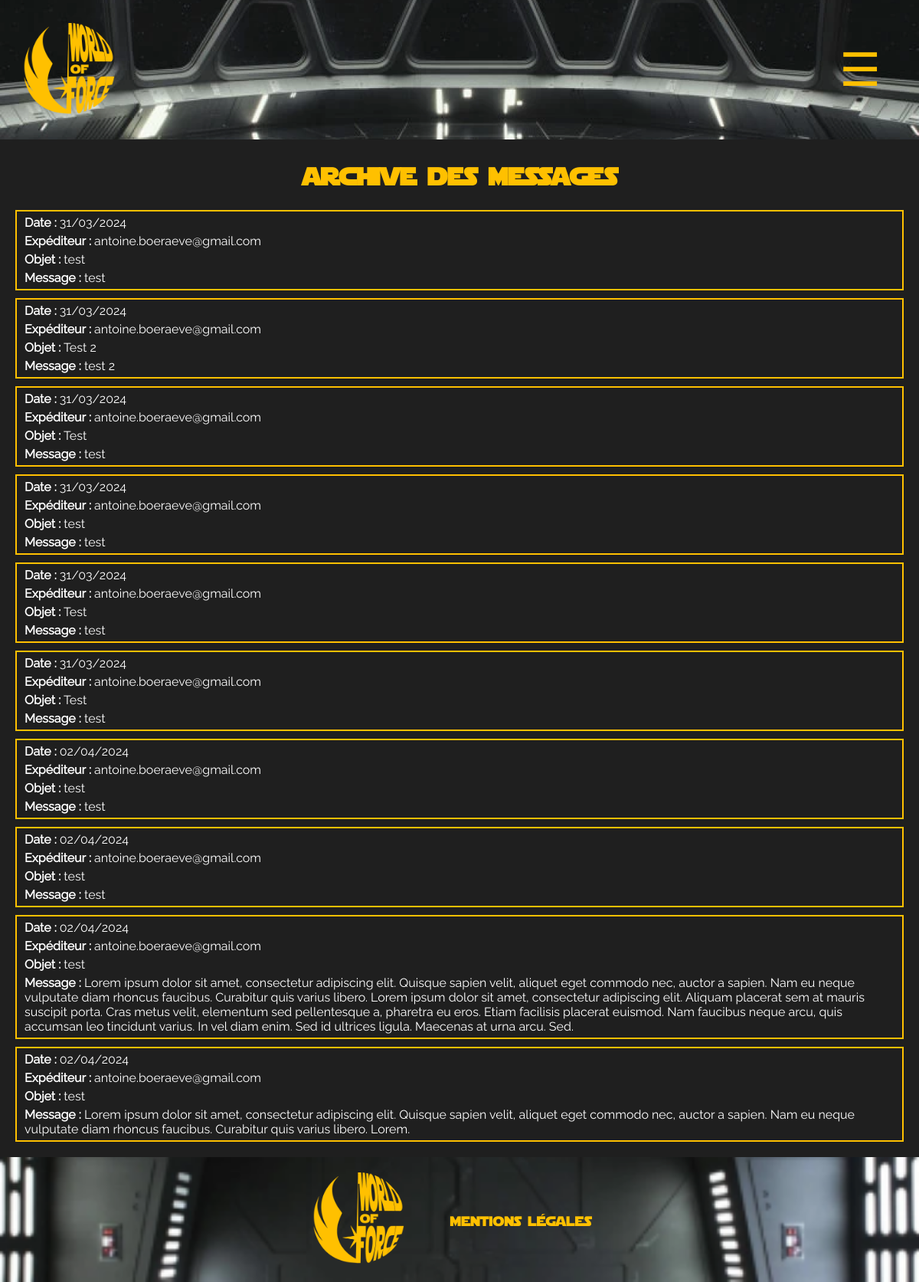
Screenshot of /controleur/archiveCtrl.php with the database file from the repository.
### tables this page shows
CREATE TABLE `contact` (
  `id_contact` int(11) NOT NULL,
  `mailF` varchar(100) DEFAULT NULL,
  `objetF` varchar(100) DEFAULT NULL,
  `messageF` text DEFAULT NULL,
  `dateF` date DEFAULT current_timestamp(),
  `statutF` varchar(50) DEFAULT 'wait'
);

### controleur/archiveCtrl.php (called while the page is built)
<?php include __DIR__ . '/../modele/contact.php';
$messages = getAllContactMessages();
include __DIR__ . '/../vue/archive.php';

### modele/contact.php (called while the page is built, shortened)
<?php
function getAllContactMessages()
{
    $conn = connectPDO();
    try {
        $query = "SELECT * FROM contact";
        $statement = $conn->prepare($query);
        $statement->execute();
        $messages = $statement->fetchAll(PDO::FETCH_ASSOC);
        return $messages;
    } catch (PDOException $e) {
        addError("Erreur de base de donnée, veuillez réessayer ultérieurement.");
        return false;
    }
}

### vue/archive.php (the view)
<?php include __DIR__ . '/headerView.php'; ?>
<h1>Archive des messages</h1>
<?php
if ($messages && count($messages) > 0) {
    foreach ($messages as $message) {
        $formatted_date = date('d/m/Y', strtotime($message['dateF']));
        echo "<div class='archive'> ";
        echo "<p><strong>Date :</strong> " . $formatted_date . "</p>";
        echo "<p><strong>Expéditeur :</strong> " . $message['mailF'] . "</p>";
        echo "<p><strong>Objet :</strong> " . $message['objetF'] . "</p>";
        echo "<p><strong>Message :</strong> " . $message['messageF'] . "</p>";
        echo "</div>";
    }
} else {
    echo "<p>Aucun message à afficher.</p>";
}
?>
<?php require_once __DIR__ . '/footerView.php'; ?>

### statics/styles/css/style.css (style rules this page uses)
* { margin: 0; }
h1, h2, h3, h4, h5, h6 { font-family: "star_jediregular"; color: #FFC000; text-transform: lowercase; }
h1 { text-align: center; margin: 20px auto; }
body { background-color: #1F1F1F; color: white; font-family: "raleway"; }
.archive { border: 2px solid #FFC000; margin: 10px 20px; }
.archive p { margin: 5px 10px; }

### rows the page displays
contact: dateF "31/03/2024", mailF "antoine.boeraeve@gmail.com", objetF "test", messageF "test"
contact: dateF "31/03/2024", mailF "antoine.boeraeve@gmail.com", objetF "Test 2", messageF "test 2"
contact: dateF "31/03/2024", mailF "antoine.boeraeve@gmail.com", objetF "Test", messageF "test"
contact: dateF "31/03/2024", mailF "antoine.boeraeve@gmail.com", objetF "test", messageF "test"
contact: dateF "31/03/2024", mailF "antoine.boeraeve@gmail.com", objetF "Test", messageF "test"
contact: dateF "31/03/2024", mailF "antoine.boeraeve@gmail.com", objetF "Test", messageF "test"
contact: dateF "02/04/2024", mailF "antoine.boeraeve@gmail.com", objetF "test", messageF "test"
contact: dateF "02/04/2024", mailF "antoine.boeraeve@gmail.com", objetF "test", messageF "test"
contact: dateF "02/04/2024", mailF "antoine.boeraeve@gmail.com", objetF "test", messageF "Lorem ipsum dolor sit amet, consectetur adipiscing elit. Quisque sapien velit, aliquet eget commodo nec, auctor a sapien. Nam eu neque vulputate diam rhoncus faucibus. Curabitur quis varius libero. Lorem ipsum dolor sit amet, consectetur adipiscing elit. Aliquam placerat sem at mauris suscipit porta. Cras metus velit, elementum sed pellentesque a, pharetra eu eros. Etiam facilisis placerat euismod. Nam faucibus neque arcu, quis accumsan leo tincidunt varius. In vel diam enim. Sed id ultrices ligula. Maecenas at urna arcu. Sed."
contact: dateF "02/04/2024", mailF "antoine.boeraeve@gmail.com", objetF "test", messageF "Lorem ipsum dolor sit amet, consectetur adipiscing elit. Quisque sapien velit, aliquet eget commodo nec, auctor a sapien. Nam eu neque vulputate diam rhoncus faucibus. Curabitur quis varius libero. Lorem."
